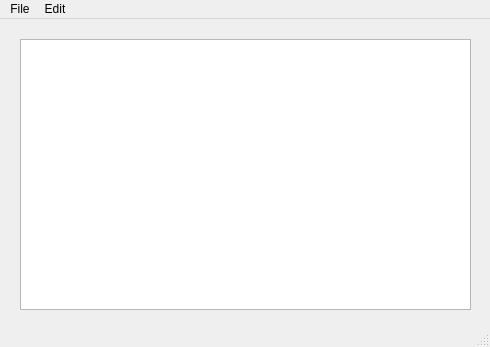
<?xml version="1.0" encoding="UTF-8"?>
<ui version="4.0">
 <class>MainWindow</class>
 <widget class="QMainWindow" name="MainWindow">
  <property name="geometry">
   <rect>
    <x>0</x>
    <y>0</y>
    <width>490</width>
    <height>347</height>
   </rect>
  </property>
  <property name="windowTitle">
   <string>MainWindow</string>
  </property>
  <widget class="QWidget" name="centralwidget">
   <widget class="QPlainTextEdit" name="plainTextEdit">
    <property name="geometry">
     <rect>
      <x>20</x>
      <y>20</y>
      <width>451</width>
      <height>271</height>
     </rect>
    </property>
   </widget>
  </widget>
  <widget class="QMenuBar" name="menubar">
   <property name="geometry">
    <rect>
     <x>0</x>
     <y>0</y>
     <width>490</width>
     <height>21</height>
    </rect>
   </property>
   <widget class="QMenu" name="menuFile">
    <property name="title">
     <string>File</string>
    </property>
    <addaction name="actionNew"/>
    <addaction name="actionOpen"/>
    <addaction name="actionSave"/>
   </widget>
   <widget class="QMenu" name="menuEdit">
    <property name="title">
     <string>Edit</string>
    </property>
    <addaction name="actionCopy"/>
    <addaction name="actionCut"/>
    <addaction name="actionPaste"/>
    <addaction name="separator"/>
    <addaction name="actionSelectAll"/>
   </widget>
   <addaction name="menuFile"/>
   <addaction name="menuEdit"/>
  </widget>
  <widget class="QStatusBar" name="statusbar"/>
  <action name="actionNew">
   <property name="text">
    <string>New</string>
   </property>
  </action>
  <action name="actionOpen">
   <property name="text">
    <string>Open</string>
   </property>
  </action>
  <action name="actionSave">
   <property name="text">
    <string>Save</string>
   </property>
  </action>
  <action name="actionCopy">
   <property name="text">
    <string>Copy</string>
   </property>
  </action>
  <action name="actionPaste">
   <property name="text">
    <string>Paste</string>
   </property>
  </action>
  <action name="actionCut">
   <property name="text">
    <string>Cut</string>
   </property>
  </action>
  <action name="actionSelectAll">
   <property name="text">
    <string>SelectAll</string>
   </property>
  </action>
 </widget>
 <resources/>
 <connections/>
</ui>
